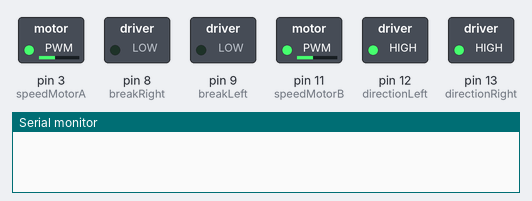
The sketch below on a simulated Arduino Uno, built with avr-gcc and run on an emulated ATmega328P. Parts: switched loads named in the sketch (green lamp = pin HIGH), the last lines printed to the serial monitor.

Above: at 0.05 s.
At 1.2 s:
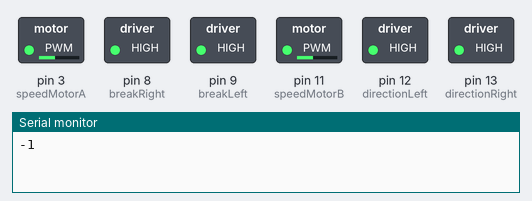
At 2.4 s:
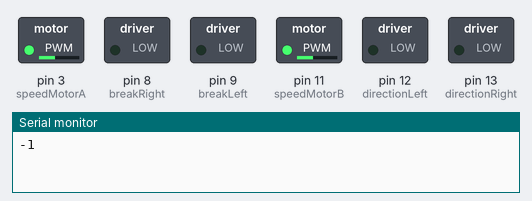
At 5.4 s:
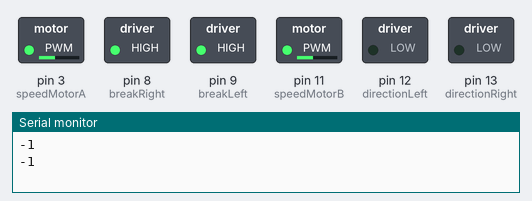
Timing chart, 0 to 6.3 s (numbered marks = the images above):
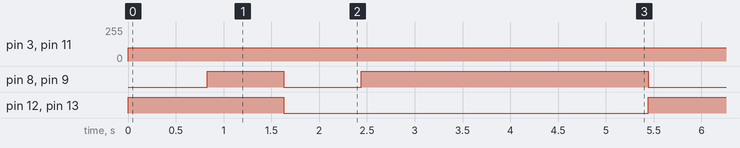

The sketch:

motortestdone.ino
```cpp
/* defining pins for the distance sensors
  Pin1 - top sensor
  Pin2 - bottom sensor
*/
int echoPin1 = 10;
int triggerPin1 = 7;

int echoPin2 = 5;
int triggerPin2 = 4;

//defining pins for the motors
int directionLeft = 12;
int breakLeft = 9;
int speedMotorA = 3;

int directionRight = 13;
int breakRight = 8;
int speedMotorB = 11;


//defining min/max range
int maximumRange1 = 1000; // Maximum range needed
int minimumRange1 = 20; // Minimum range needed

int maximumRange2 = 10; // Maximum range needed
int minimumRange2 = 0; // Minimum range needed

long duration1, duration2, distance1, distance2; // Duration is used to calculate distance

void setup() {
  Serial.begin (9600);

  //Setup Ultrasonic Sensor upper
  pinMode(echoPin1, INPUT); //Initiates Echo Pin 1
  pinMode(triggerPin1, OUTPUT); //Initiates Trigger Pin 1

  //Setup Ultrasonic Sensor lower
  pinMode(echoPin2, INPUT); //Initiates Echo Pin 2
  pinMode(triggerPin2, OUTPUT); //Initiates Trigger Pin 2

  //Setup Channel A
  pinMode(directionLeft, OUTPUT); //Initiates Motor Channel A pin
  pinMode(breakLeft, OUTPUT); //Initiates Brake Channel A pin

  //Setup Channel B
  pinMode(directionRight, OUTPUT); //Initiates Motor Channel B pin
  pinMode(breakRight, OUTPUT);  //Initiates Brake Channel B pin

}

void loop() {


  turnRight(830);
  stopMotors(800);
  turnLeft(810);
  stopMotors(3000);

}


//works fine
void goForward(int timelaps) {
  digitalWrite(directionLeft, HIGH);
  digitalWrite(breakLeft, LOW);
  analogWrite(speedMotorA, 100);

  digitalWrite(directionRight, LOW);
  digitalWrite(breakRight, LOW);
  analogWrite(speedMotorB, 100);

  delay(timelaps);
}

//works fine
void stopMotors(int timelaps) {
  Serial.println("-1");
  digitalWrite(breakLeft, HIGH);
  digitalWrite(breakRight, HIGH);

  delay(timelaps);
}

//works fine
//timelaps 800 ~90 degree turn
void turnRight(int timelaps) {
  digitalWrite(directionLeft, HIGH);
  digitalWrite(breakLeft, LOW);
  analogWrite(speedMotorB, 100);

  digitalWrite(directionRight, HIGH);
  digitalWrite(breakRight, LOW);
  analogWrite(speedMotorA, 100);

    delay(timelaps);

}

//works fine
//timelaps 800 ~90 degree turn
void turnLeft(int timelaps) {
    digitalWrite(directionRight, LOW);
   digitalWrite(breakRight, LOW);
   analogWrite(speedMotorA, 100);

  digitalWrite(directionLeft, LOW);
  digitalWrite(breakLeft, LOW);
  analogWrite(speedMotorB, 100);

    delay(timelaps);

}


//must wait for the new wheel before this can be tested.
void reverse(int timelaps) {
  digitalWrite(directionLeft, LOW);
  digitalWrite(breakLeft, LOW);
  analogWrite(speedMotorA, 60);

  digitalWrite(directionRight, HIGH);
  digitalWrite(breakRight, LOW);
  analogWrite(speedMotorA, 60);

  delay(timelaps);
}
```

Measured:
- by itself, pin 3 (speedMotorA), pin 11 (speedMotorB): 0/255 → 100/255 at 0.00 s
- by itself, pin 8 (breakRight), pin 9 (breakLeft): repeats every 5.4 s: LOW 0.81 s, HIGH 3.0 s, LOW 0.83 s, HIGH 0.80 s
- by itself, pin 12 (directionLeft), pin 13 (directionRight): alternates HIGH for 1.6 s and LOW for 3.8 s
